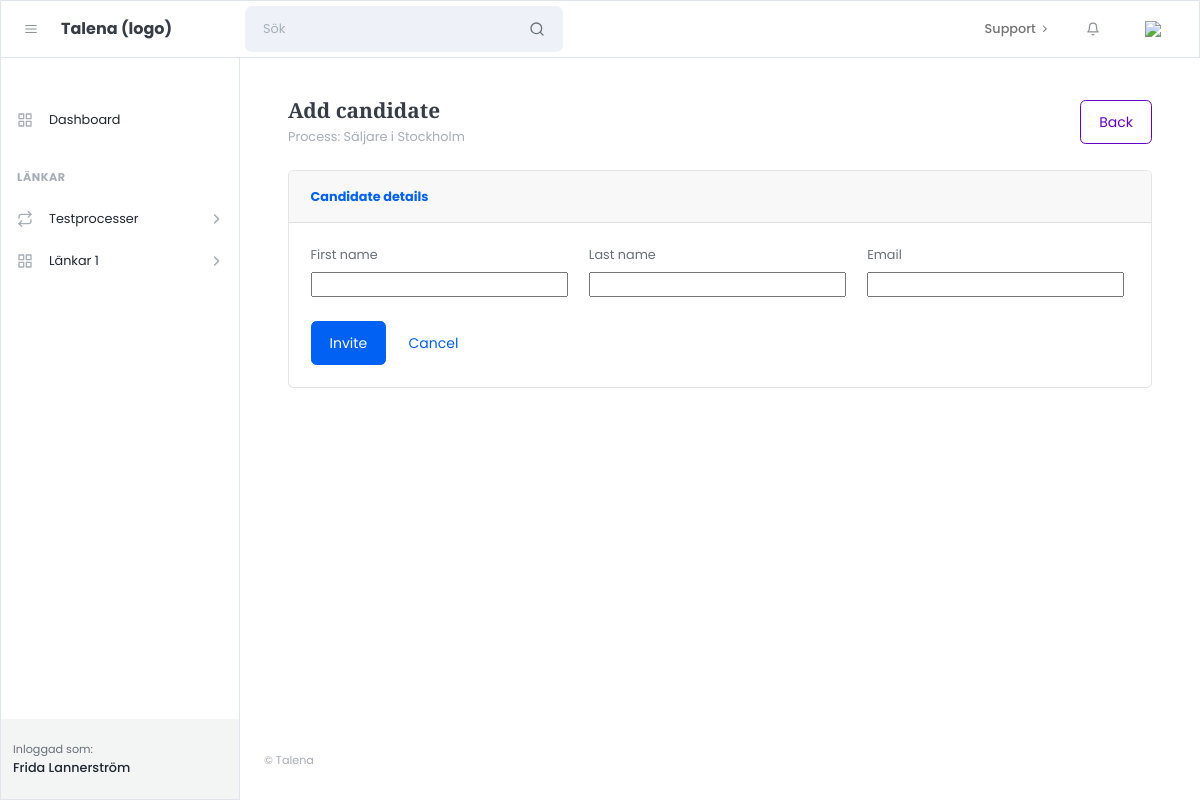
Screenshot of /processes/13/add-candidate/ (signed in) with the database file from the repository.
### apps/accounts/models.py (models this page shows)
class User(AbstractUser):
    class Role(models.TextChoices):
        ADMIN = "admin", "Admin"
        CUSTOMER = "customer", "Customer"
    role = models.CharField(
        max_length=20,
        choices=Role.choices,
        default=Role.CUSTOMER,
    )

### apps/processes/models.py (models this page shows, shortened)
class TestProcess(models.Model):
    name = models.CharField(max_length=255)
    provider = models.CharField(max_length=50, default="sova")
    account_code = models.CharField(max_length=255)
    project_code = models.CharField(max_length=255)
    project_name_snapshot = models.CharField(max_length=255, blank=True, default="")
    job_title = models.CharField(max_length=255, blank=True, default="")
    job_location = models.CharField(max_length=255, blank=True, default="")
    notes = models.TextField(blank=True, default="")
    self_registration_token = models.UUIDField(
        default=uuid.uuid4,
        unique=True,
        editable=False,
        db_index=True,
    )
    created_by = models.ForeignKey(
        settings.AUTH_USER_MODEL,
        on_delete=models.CASCADE,
        related_name="test_processes",
    )
    created_at = models.DateTimeField(auto_now_add=True)
    class Meta:
        ordering = ["-created_at"]

### apps/processes/views.py (the view)
# urls.py: path("<int:pk>/add-candidate/", views.process_add_candidate, name="process_add_candidate"),
@login_required
def process_add_candidate(request, pk):
    process = get_object_or_404(TestProcess, pk=pk, created_by=request.user)
    if request.method == "POST":
        form = CandidateCreateForm(request.POST)
        if form.is_valid():
            email = form.cleaned_data["email"]
            candidate, created = Candidate.objects.get_or_create(
                email=email,
                defaults={
                    "first_name": form.cleaned_data["first_name"],
                    "last_name": form.cleaned_data["last_name"],
                }
            )
            invitation, inv_created = TestInvitation.objects.get_or_create(
                process=process,
                candidate=candidate,
                defaults={"source": "invited", "status": "created"},
            )
            if inv_created:
                messages.success(request, f"{candidate.email} added to process.")
            else:
                messages.info(request, f"{candidate.email} is already in this process.")
            return redirect("processes:process_detail", pk=process.pk)
    else:
        form = CandidateCreateForm()
    return render(request, "customer/processes/process_add_candidate.html", {
        "process": process,
        "form": form,
    })

### apps/processes/forms.py (shortened to what this page needs)
class CandidateCreateForm(forms.ModelForm):
    class Meta:
        model = Candidate
        fields = ["first_name", "last_name", "email"]

### templates/customer/processes/process_add_candidate.html (shortened to what this page needs)
{% extends "customer/core/layouts/customer_base.html" %}
{% block content %}
<div class="container-fluid px-4">
  <div class="d-flex align-items-center justify-content-between mb-4">
    <div>
      <h1 class="h3 mb-1">Add candidate</h1>
      <div class="text-muted">Process: {{ process.name }}</div>
    </div>
    <a class="btn btn-outline-secondary" href="{% url 'processes:process_detail' process.id %}">
      Back
    </a>
  </div>
  <div class="card">
    <div class="card-header"><strong>Candidate details</strong></div>
    <div class="card-body">
      <form method="post">
        <div class="row g-3">
          <div class="col-md-4">
            <label class="form-label">First name</label>
            {{ form.first_name }}
          </div>
          <div class="col-md-4">
            <label class="form-label">Last name</label>
            {{ form.last_name }}
          </div>
          <div class="col-md-4">
            <label class="form-label">Email</label>
            {{ form.email }}
          </div>
        </div>
        <div class="mt-4">
          <button class="btn btn-primary" type="submit">Invite</button>
          <a class="btn btn-link" href="{% url 'processes:process_detail' process.id %}">Cancel</a>
        </div>
      </form>
    </div>
  </div>
</div>
{% endblock %}

### templates/customer/core/partials/customer_sidebar.html (shortened to what this page needs)
<div id="layoutSidenav_nav">
                <nav class="sidenav sidenav-light border">
                    <div class="sidenav-menu">
                        <div class="nav accordion" id="accordionSidenav">
                            <div class="sidenav-menu-heading"></div>
                            <a class="nav-link" href="{% url 'customer_dashboard' %}">
                                <div class="nav-link-icon"><i data-feather="grid"></i></div>
                                Dashboard
                            </a>
                            <div class="sidenav-menu-heading">Länkar</div>
                            <a class="nav-link collapsed" href="javascript:void(0);" data-bs-toggle="collapse" data-bs-target="#collapseFlows" aria-expanded="false" aria-controls="collapseFlows">
                                <div class="nav-link-icon"><i data-feather="repeat"></i></div>
                                Testprocesser
                                <div class="sidenav-collapse-arrow"><i class="fas fa-angle-down"></i></div>
                            </a>
                            <a class="nav-link collapsed" href="javascript:void(0);" data-bs-toggle="collapse" data-bs-target="#collapsePages" aria-expanded="false" aria-controls="collapsePages">
                                <div class="nav-link-icon"><i data-feather="grid"></i></div>
                                Länkar 1
                                <div class="sidenav-collapse-arrow"><i class="fas fa-angle-down"></i></div>
                            </a>
                    </div>
                    </div>
                    <div class="sidenav-footer">
                        <div class="sidenav-footer-content">
                            <div class="sidenav-footer-subtitle">Inloggad som:</div>
                            <div class="sidenav-footer-title">{{ request.user.get_full_name }}</div>
                        </div>
                    </div>
                </nav>
            </div>

### rows the page displays
User: user.get_full_name "Frida Lannerström"
TestProcess: name "Säljare i Stockholm"
